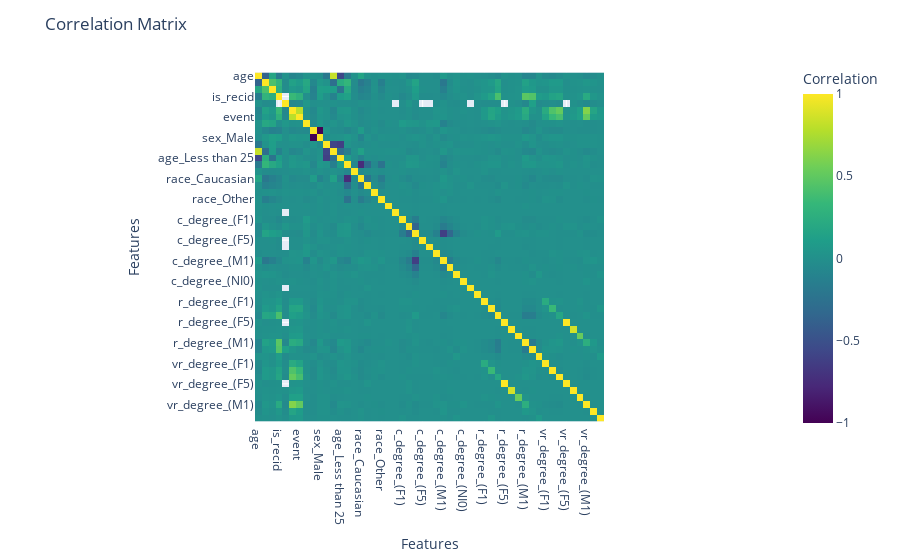

The cell this chart's notebook holds for it:
### Code cell
def plot_correlation_matrix(df):
    """
    Plots a correlation matrix using Matplotlib.
    
    Args:
    df (pandas DataFrame): The DataFrame for which the correlation matrix will be plotted.
    """
    # Calculate the correlation matrix
    corr_matrix = df.corr()

    # Create heatmap with hover tooltips using Plotly Express
    fig = px.imshow(corr_matrix,
                    labels=dict(x="Features", y="Features", color="Correlation"),
                    x=corr_matrix.index,
                    y=corr_matrix.columns,
                    color_continuous_scale='Viridis')

    # Update hover template
    fig.update_traces(hovertemplate='Feature 1: %{y}<br>Feature 2: %{x}<br>Correlation: %{z}<extra></extra>')

    # Set layout
    fig.update_layout(title='Correlation Matrix')

    # Show plot
    fig.show()

plot_correlation_matrix(df_encoded)

### Figure 1 — Plotly figure (JSON) as saved in the notebook; plotly's stock layout.template omitted (floating-point values rounded to 4 significant figures; data arrays with more than 128 entries replaced by an {"elided": "..."} marker saying what was removed)
{"data": [{"coloraxis": "coloraxis", "hovertemplate": "Feature 1: %{y}<br>Feature 2: %{x}<br>Correlation: %{z}<extra></extra>", "name": "0", "type": "heatmap", "x": ["age", "decile_score", "priors_count", "is_recid", "r_days_from_arrest", "is_violent_recid", "event", "duration", "sex_Female", "sex_Male", "age_25 - 45", "age_Greater than 45", "age_Less than 25", "race_African-American", "race_Asian", "race_Caucasian", "race_Hispanic", "race_Native American", "race_Other", "c_degree_(CO3)", "c_degree_(CT)", "c_degree_(F1)", "c_degree_(F2)", "c_degree_(F3)", "c_degree_(F5)", "c_degree_(F6)", "c_degree_(F7)", "c_degree_(M1)", "c_degree_(M2)", "c_degree_(MO3)", "c_degree_(NI0)", "c_degree_(TCX)", "r_degree_(CO3)", "r_degree_(F1)", "r_degree_(F2)", "r_degree_(F3)", "r_degree_(F5)", "r_degree_(F6)", "r_degree_(F7)", "r_degree_(M1)", "r_degree_(M2)", "r_degree_(MO3)", "vr_degree_(F1)", "vr_degree_(F2)", "vr_degree_(F3)", "vr_degree_(F5)", "vr_degree_(F6)", "vr_degree_(F7)", "vr_degree_(M1)", "vr_degree_(M2)", "vr_degree_(MO3)"], "xaxis": "x", "y": ["age", "decile_score", "priors_count", "is_recid", "r_days_from_arrest", "is_violent_recid", "event", "duration", "sex_Female", "sex_Male", "age_25 - 45", "age_Greater than 45", "age_Less than 25", "race_African-American", "race_Asian", "race_Caucasian", "race_Hispanic", "race_Native American", "race_Other", "c_degree_(CO3)", "c_degree_(CT)", "c_degree_(F1)", "c_degree_(F2)", "c_degree_(F3)", "c_degree_(F5)", "c_degree_(F6)", "c_degree_(F7)", "c_degree_(M1)", "c_degree_(M2)", "c_degree_(MO3)", "c_degree_(NI0)", "c_degree_(TCX)", "r_degree_(CO3)", "r_degree_(F1)", "r_degree_(F2)", "r_degree_(F3)", "r_degree_(F5)", "r_degree_(F6)", "r_degree_(F7)", "r_degree_(M1)", "r_degree_(M2)", "r_degree_(MO3)", "vr_degree_(F1)", "vr_degree_(F2)", "vr_degree_(F3)", "vr_degree_(F5)", "vr_degree_(F6)", "vr_degree_(F7)", "vr_degree_(M1)", "vr_degree_(M2)", "vr_degree_(MO3)"], "yaxis": "y", "z": {"elided": "51x51 float values"}}], "layout": {"coloraxis": {"colorbar": {"title": {"text": "Correlation"}}, "colorscale": [[0, "#440154"], [0.1111, "#482878"], [0.2222, "#3e4989"], [0.3333, "#31688e"], [0.4444, "#26828e"], [0.5556, "#1f9e89"], [0.6667, "#35b779"], [0.7778, "#6ece58"], [0.8889, "#b5de2b"], [1, "#fde725"]]}, "margin": {"t": 60}, "title": {"text": "Correlation Matrix"}, "xaxis": {"anchor": "y", "constrain": "domain", "domain": [0, 1], "scaleanchor": "y", "title": {"text": "Features"}}, "yaxis": {"anchor": "x", "autorange": "reversed", "constrain": "domain", "domain": [0, 1], "title": {"text": "Features"}}}}
